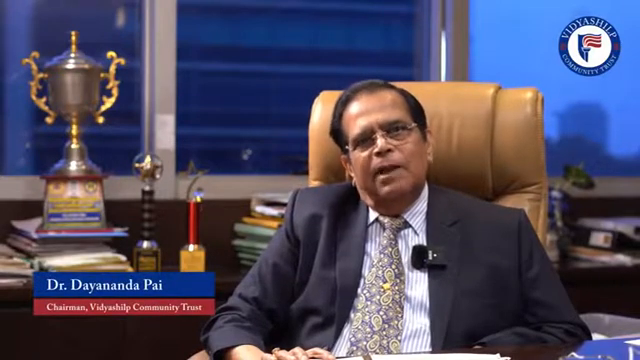
#> input picture frame 99 of dyanand-pai-t.mp4, 640 x 360 px, given in place of aks-3.mp4, which was not available
$ python face-detection.py
#> lines starting #> are read from the running program, lines starting #| are printed output that depends on the picture; pictures that were not available may be replaced by others from this repository, and a replacement may not be noted
# [425 lines of commented-out code are left out]

import cv2
import numpy as np
from moviepy.editor import VideoFileClip, ImageSequenceClip

# Load the input video
cap = cv2.VideoCapture('aks-3.mp4')
if not cap.isOpened():
    print("Error: Could not open video file")
    exit()

# Load the Haar Cascade Classifier for face detection
trained_face_data = cv2.CascadeClassifier(cv2.data.haarcascades + 'haarcascade_frontalface_default.xml')

# Initialize variables for tracking the face position
prev_x, prev_y, prev_w, prev_h = None, None, None, None
smoothed_center_x, smoothed_center_y = None, None
smoothing_factor = 0.000001*0.000001  # Adjust this value to control the amount of smoothing

# Create an empty list to store the cropped frames
cropped_frames = []

while True:
    ret, frame = cap.read()
#> frame is the input picture: shape (360, 640, 3); mean B, G, R 96.4, 74.3, 78.9
    if not ret:
        break

    gray = cv2.cvtColor(frame, cv2.COLOR_BGR2GRAY)
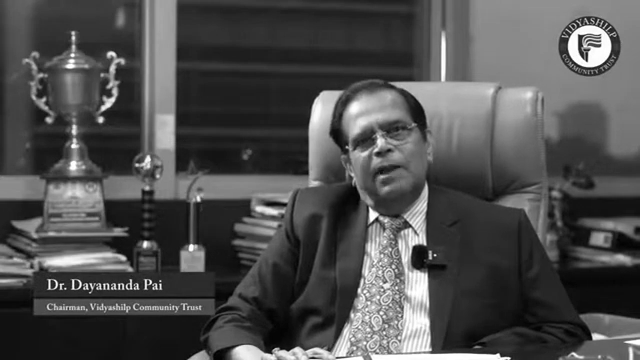
#> gray: shape (360, 640); min 0, max 255, mean 78.2
    faces = trained_face_data.detectMultiScale(gray, scaleFactor=1.3, minNeighbors=5)
#> faces = [[330, 96, 102, 102]]

    if len(faces) > 0:
        x, y, w, h = faces[0]
#> x = 330; y = 96; w = 102; h = 102
        center_x, center_y = x + w/2, y + h/2
#> center_x = 381; center_y = 147

        # Smooth the center position
        if smoothed_center_x is None or smoothed_center_y is None:
            smoothed_center_x, smoothed_center_y = center_x, center_y
#> smoothed_center_x = 381; smoothed_center_y = 147
        else:
            smoothed_center_x = (1 - smoothing_factor) * smoothed_center_x + smoothing_factor * center_x
            smoothed_center_y = (1 - smoothing_factor) * smoothed_center_y + smoothing_factor * center_y

        prev_x, prev_y, prev_w, prev_h = x, y, w, h
#> prev_x = 330; prev_y = 96; prev_w = 102; prev_h = 102
    else:
        if prev_x is not None:
            center_x, center_y = prev_x + prev_w/2, prev_y + prev_h/2
            smoothed_center_x, smoothed_center_y = center_x, center_y

    if smoothed_center_x is not None and smoothed_center_y is not None:
        crop_width, crop_height = min(frame.shape[1], frame.shape[0] * 9/16), min(frame.shape[0], frame.shape[1] * 9/16)
#> crop_width = 202.5; crop_height = 360
        crop_x = max(0, min(smoothed_center_x - crop_width/2, frame.shape[1] - crop_width))
#> crop_x = 279.8
        crop_y = max(0, min(smoothed_center_y - crop_height/2, frame.shape[0] - crop_height))
#> crop_y = 0

        standard_width, standard_height = 640, 1080
        crop_frame = frame[int(crop_y):int(crop_y + crop_height), int(crop_x):int(crop_x + crop_width)]
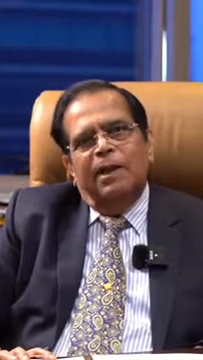
#> crop_frame: shape (360, 203, 3); mean B, G, R 97.4, 84.4, 95.6
        resized_frame = cv2.resize(crop_frame, (standard_width, standard_height))
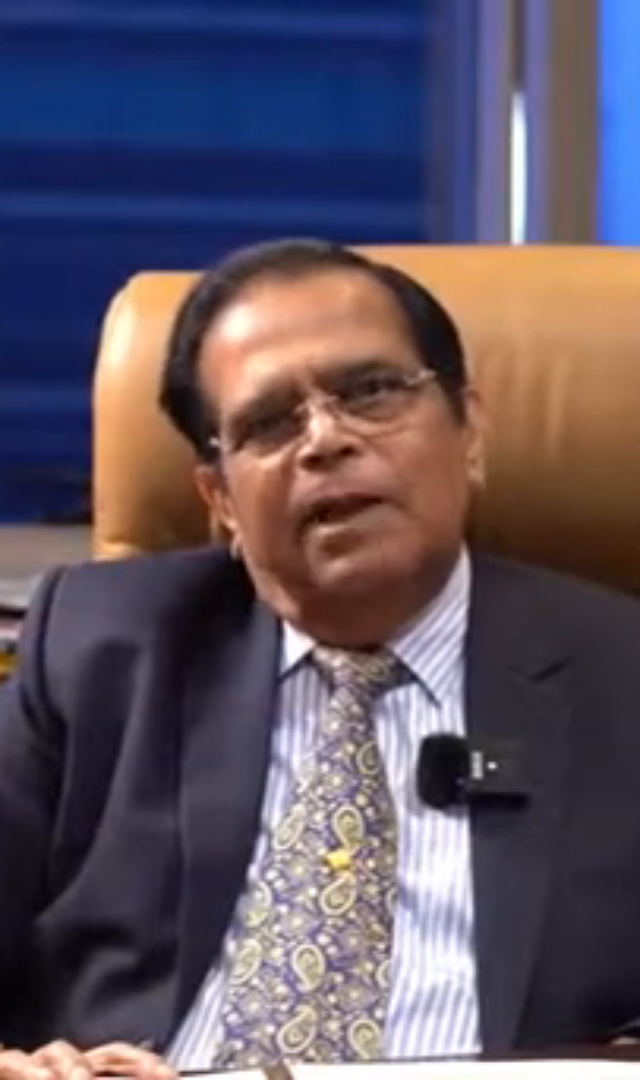
#> resized_frame: shape (1080, 640, 3); mean B, G, R 97.3, 84.3, 95.5
        rgb_frame = cv2.cvtColor(resized_frame, cv2.COLOR_BGR2RGB)
        cropped_frames.append(rgb_frame)

    if cv2.waitKey(1) & 0xFF == ord('q'):
#> (key q is pressed here)
        break

cap.release()
cv2.destroyAllWindows()

#> (the run stopped early here; a loop or call above may not have finished)

$ run again, starting later in the video
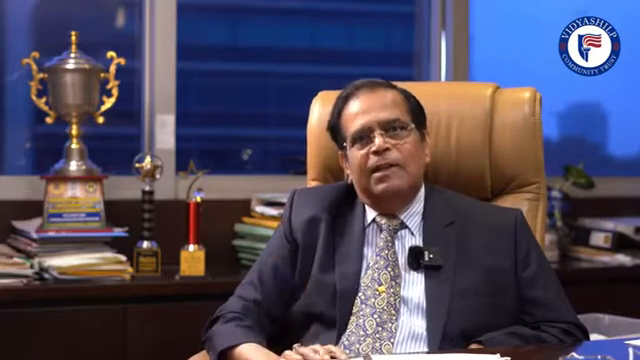
#> input picture frame 448 of dyanand-pai-t.mp4, 640 x 360 px, given in place of aks-3.mp4, which was not available
#> frame is the input picture: shape (360, 640, 3); mean B, G, R 92, 71.9, 77
#> `gray = cv2.cvtColor(frame, cv2.COLOR_BGR2GRAY)`:
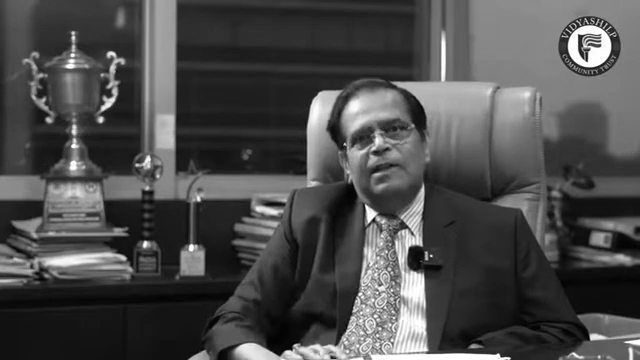
#> gray: shape (360, 640); min 0, max 255, mean 75.7
#> faces = [[327, 95, 104, 104]]
#> x = 327; y = 95; w = 104
#> center_x = 379; center_y = 147
#> smoothed_center_x = 379; smoothed_center_y = 147
#> prev_x = 327; prev_y = 95; prev_w = 104
#> crop_x = 277.8
#> crop_y = 0
#> `resized_frame = cv2.resize(crop_frame, (standard_width, standard_heigh..`:
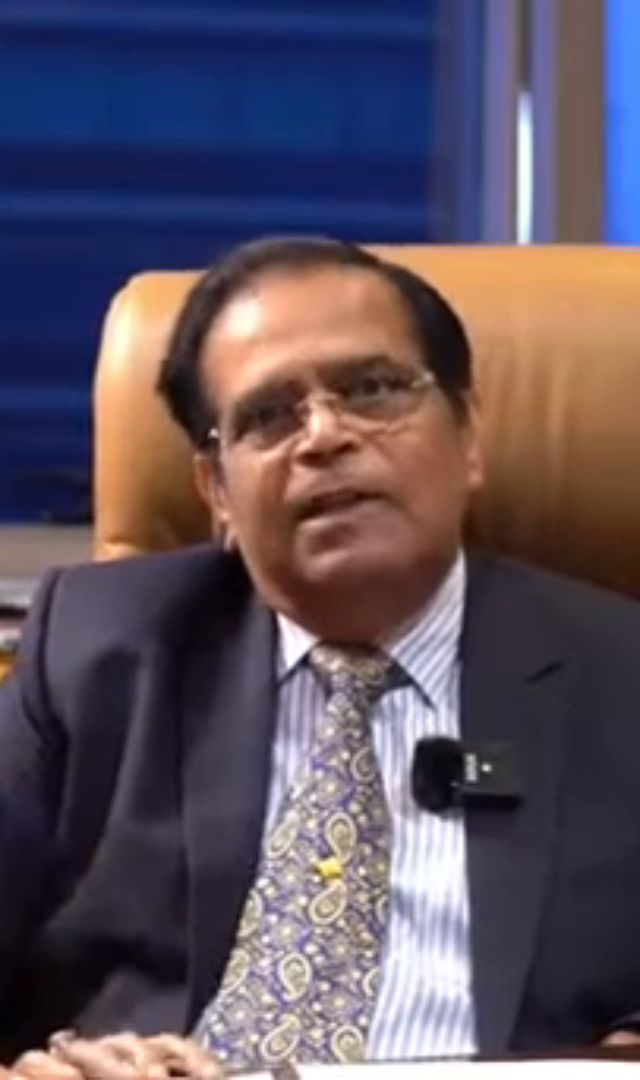
#> resized_frame: shape (1080, 640, 3); mean B, G, R 94.7, 82.1, 93.8
